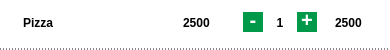
<?xml version="1.0" encoding="UTF-8"?>
<ui version="4.0">
 <class>ReceiptElement</class>
 <widget class="QWidget" name="ReceiptElement">
  <property name="geometry">
   <rect>
    <x>0</x>
    <y>0</y>
    <width>390</width>
    <height>50</height>
   </rect>
  </property>
  <property name="sizePolicy">
   <sizepolicy hsizetype="Expanding" vsizetype="Expanding">
    <horstretch>0</horstretch>
    <verstretch>0</verstretch>
   </sizepolicy>
  </property>
  <property name="minimumSize">
   <size>
    <width>390</width>
    <height>50</height>
   </size>
  </property>
  <property name="maximumSize">
   <size>
    <width>390</width>
    <height>50</height>
   </size>
  </property>
  <property name="windowTitle">
   <string>Form</string>
  </property>
  <property name="styleSheet">
   <string notr="true">QWidget {
	color: black;
	background-color: white;
	border-top: none;
	border-bottom: 1px dashed rgb(18, 18, 23);
	border-left: none;
	border-right: none;
}
</string>
  </property>
  <layout class="QHBoxLayout" name="horizontalLayout">
   <property name="spacing">
    <number>0</number>
   </property>
   <property name="leftMargin">
    <number>0</number>
   </property>
   <property name="topMargin">
    <number>0</number>
   </property>
   <property name="rightMargin">
    <number>0</number>
   </property>
   <property name="bottomMargin">
    <number>5</number>
   </property>
   <item>
    <widget class="QLabel" name="productName_label">
     <property name="sizePolicy">
      <sizepolicy hsizetype="Expanding" vsizetype="Expanding">
       <horstretch>0</horstretch>
       <verstretch>0</verstretch>
      </sizepolicy>
     </property>
     <property name="minimumSize">
      <size>
       <width>170</width>
       <height>0</height>
      </size>
     </property>
     <property name="maximumSize">
      <size>
       <width>170</width>
       <height>16777215</height>
      </size>
     </property>
     <property name="font">
      <font>
       <bold>true</bold>
      </font>
     </property>
     <property name="styleSheet">
      <string notr="true">border: none;
padding-left: 20px;
padding-right: 20px;</string>
     </property>
     <property name="text">
      <string>Pizza</string>
     </property>
     <property name="alignment">
      <set>Qt::AlignmentFlag::AlignLeading|Qt::AlignmentFlag::AlignLeft|Qt::AlignmentFlag::AlignVCenter</set>
     </property>
    </widget>
   </item>
   <item>
    <widget class="QLabel" name="productPrice_label">
     <property name="sizePolicy">
      <sizepolicy hsizetype="Expanding" vsizetype="Preferred">
       <horstretch>0</horstretch>
       <verstretch>0</verstretch>
      </sizepolicy>
     </property>
     <property name="font">
      <font>
       <bold>true</bold>
      </font>
     </property>
     <property name="styleSheet">
      <string notr="true">border: none;
padding-left: 10px;</string>
     </property>
     <property name="text">
      <string>2500</string>
     </property>
     <property name="alignment">
      <set>Qt::AlignmentFlag::AlignLeading|Qt::AlignmentFlag::AlignLeft|Qt::AlignmentFlag::AlignVCenter</set>
     </property>
    </widget>
   </item>
   <item>
    <layout class="QHBoxLayout" name="quantity_layout">
     <item>
      <widget class="QPushButton" name="reduceQuantity_button">
       <property name="sizePolicy">
        <sizepolicy hsizetype="Expanding" vsizetype="Fixed">
         <horstretch>0</horstretch>
         <verstretch>0</verstretch>
        </sizepolicy>
       </property>
       <property name="minimumSize">
        <size>
         <width>20</width>
         <height>20</height>
        </size>
       </property>
       <property name="maximumSize">
        <size>
         <width>20</width>
         <height>20</height>
        </size>
       </property>
       <property name="font">
        <font>
         <pointsize>15</pointsize>
         <bold>true</bold>
        </font>
       </property>
       <property name="styleSheet">
        <string notr="true">QPushButton {
  background-color: rgb(0, 153, 73);
  border: none;
  color: white;
  text-align: center;
 padding-bottom: 5px;
}

QPushButton:hover {
  background-color: rgb(218, 213, 207);     /* Fondo al pasar el mouse */
  color: white;             /* Color del texto al pasar el mouse */
}

QPushButton:pressed {
  background-color: transparent;     /* Fondo al presionar */
                /* Color del texto al presionar */
	color: rgb(52, 52, 52);
}

QPushButton:disabled {
  background-color: rgb(39, 39, 43);     /* Fondo deshabilitado */
  color: #7f8c8d;                /* Color del texto deshabilitado */
}

QPushButton:checked {
  background-color: #27ae60;     /* Fondo cuando está checkable y activado */
  color: #ecf0f1;        
}
</string>
       </property>
       <property name="text">
        <string>-</string>
       </property>
      </widget>
     </item>
     <item>
      <widget class="QLabel" name="quantity_label">
       <property name="sizePolicy">
        <sizepolicy hsizetype="Expanding" vsizetype="Preferred">
         <horstretch>0</horstretch>
         <verstretch>0</verstretch>
        </sizepolicy>
       </property>
       <property name="font">
        <font>
         <bold>true</bold>
        </font>
       </property>
       <property name="styleSheet">
        <string notr="true">border: none</string>
       </property>
       <property name="text">
        <string>1</string>
       </property>
       <property name="alignment">
        <set>Qt::AlignmentFlag::AlignCenter</set>
       </property>
      </widget>
     </item>
     <item>
      <widget class="QPushButton" name="incrementQuantity_button">
       <property name="sizePolicy">
        <sizepolicy hsizetype="Expanding" vsizetype="Fixed">
         <horstretch>0</horstretch>
         <verstretch>0</verstretch>
        </sizepolicy>
       </property>
       <property name="minimumSize">
        <size>
         <width>20</width>
         <height>20</height>
        </size>
       </property>
       <property name="maximumSize">
        <size>
         <width>20</width>
         <height>20</height>
        </size>
       </property>
       <property name="font">
        <font>
         <pointsize>15</pointsize>
         <bold>true</bold>
        </font>
       </property>
       <property name="styleSheet">
        <string notr="true">QPushButton {
  background-color: rgb(0, 153, 73);
  border: none;
  color: white;
  text-align: center;
 padding-bottom: 5px;
}

QPushButton:hover {
  background-color: rgb(218, 213, 207);     /* Fondo al pasar el mouse */
  color: white;             /* Color del texto al pasar el mouse */
}

QPushButton:pressed {
  background-color: transparent;     /* Fondo al presionar */
                /* Color del texto al presionar */
	color: rgb(52, 52, 52);
}

QPushButton:disabled {
  background-color: rgb(39, 39, 43);     /* Fondo deshabilitado */
  color: #7f8c8d;                /* Color del texto deshabilitado */
}

QPushButton:checked {
  background-color: #27ae60;     /* Fondo cuando está checkable y activado */
  color: #ecf0f1;        
}
</string>
       </property>
       <property name="text">
        <string>+</string>
       </property>
      </widget>
     </item>
    </layout>
   </item>
   <item>
    <widget class="QLabel" name="totalPrice_label">
     <property name="sizePolicy">
      <sizepolicy hsizetype="Expanding" vsizetype="Preferred">
       <horstretch>0</horstretch>
       <verstretch>0</verstretch>
      </sizepolicy>
     </property>
     <property name="font">
      <font>
       <bold>true</bold>
      </font>
     </property>
     <property name="styleSheet">
      <string notr="true">border: none;
padding-left: 15px;</string>
     </property>
     <property name="text">
      <string>2500</string>
     </property>
     <property name="alignment">
      <set>Qt::AlignmentFlag::AlignLeading|Qt::AlignmentFlag::AlignLeft|Qt::AlignmentFlag::AlignVCenter</set>
     </property>
    </widget>
   </item>
  </layout>
 </widget>
 <resources/>
 <connections/>
</ui>
